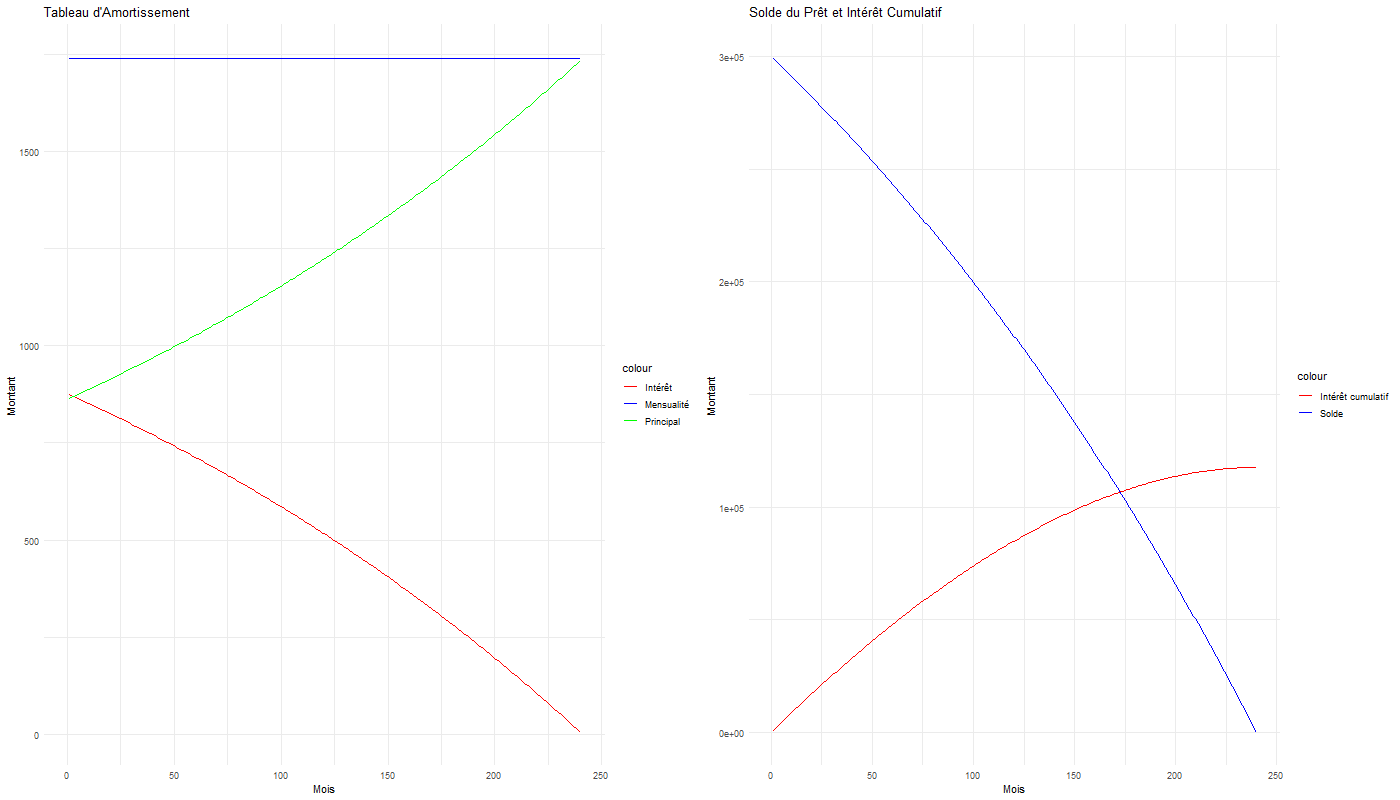

The R source for this figure:
rm(list = ls())

montant_pret <- 300000
taux_interet <- 3.5
duree_pret <- 20

tableau_amortissement <- function(montant_pret, taux_interet, duree_pret) {
  # Calculer le montant de la mensualité
  mensualite <- (montant_pret * (taux_interet / 1200)) / (1 - (1 + taux_interet / 1200)^(-duree_pret * 12))
  
  # Initialiser le tableau d'amortissement
  tableau <- data.frame(
    Mois = integer(),
    Mensualite = numeric(),
    Interet = numeric(),
    Principal = numeric(),
    Solde = numeric()
  )
  
  solde <- montant_pret
  
  for (mois in 1:(duree_pret * 12)) {
    interet <- solde * (taux_interet / 1200)
    principal <- mensualite - interet
    solde <- solde - principal
    
    # Ajouter une ligne au tableau
    tableau <- rbind(tableau, data.frame(
      Mois = mois,
      Mensualite = round(mensualite, 2),
      Interet = round(interet, 2),
      Principal = round(principal, 2),
      Solde = round(solde, 2)
    ))
  }
  
  return(tableau)
}

tableau_amortissement <- tableau_amortissement(montant_pret, taux_interet, duree_pret)
tableau_amortissement

write.csv(tableau_amortissement, "amortissement.csv")

# Visualisation du tableau d'amortissement
library(ggplot2)
library(gridExtra)

graphe_amortissement <- ggplot(data = tableau_amortissement, aes(x = Mois)) +
  geom_line(aes(y = Mensualite, color = "Mensualité")) +
  geom_line(aes(y = Interet, color = "Intérêt")) +
  geom_line(aes(y = Principal, color = "Principal")) +
  labs(title = "Tableau d'Amortissement",
       x = "Mois",
       y = "Montant") +
  scale_color_manual(values = c("Mensualité" = "blue", "Intérêt" = "red", "Principal" = "green")) +
  theme_minimal()

cumulated_interest <- cumsum(tableau_amortissement$Interet)

graphe_solde <- ggplot(data = tableau_amortissement, aes(x = Mois)) +
  geom_line(aes(y = Solde, color = "Solde")) +
  geom_line(aes(y = cumulated_interest, color = "Intérêt cumulatif")) +
  labs(title = "Solde du Prêt et Intérêt Cumulatif",
       x = "Mois",
       y = "Montant") +
  scale_color_manual(values = c("Solde" = "blue", "Intérêt cumulatif" = "red")) +
  theme_minimal()

graphe_amortissement
graphe_solde

png("amortissement.png", width = 1400, height = 800)
grid.arrange(graphe_amortissement, graphe_solde, ncol = 2)

dev.off()